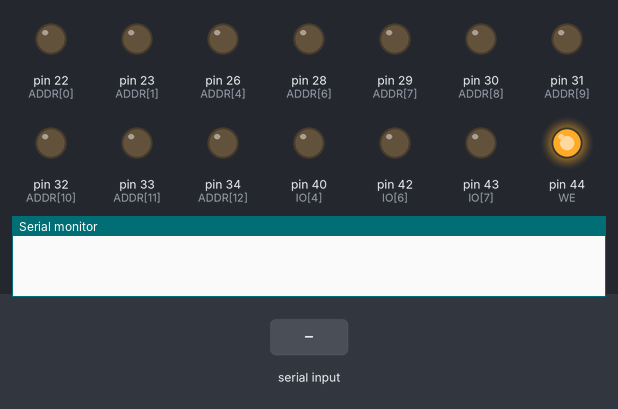
Simulated run of this sketch. Board: Arduino Mega 2560, built with avr-gcc and run on an emulated ATmega2560. Parts: output pins drawn as LEDs (lit = HIGH), the last lines printed to the serial monitor. The test bench sets the inputs (shaded band). Pins used as bus, display or sensor lines are not drawn.

Above: at 1.2 s.
1.3 s: "r90\n" received over Serial
At 2.1 s:
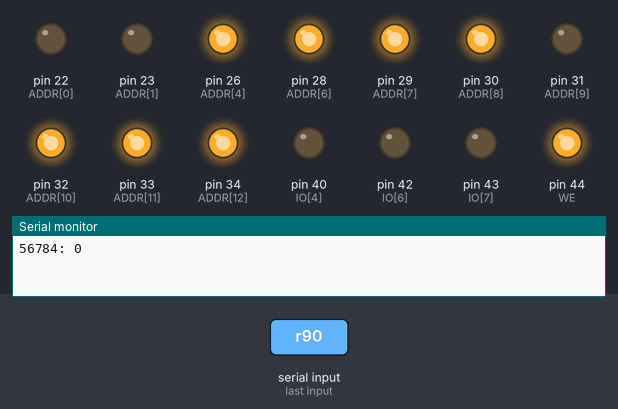
2.8 s: "r,45\n" received over Serial
At 3.3 s:
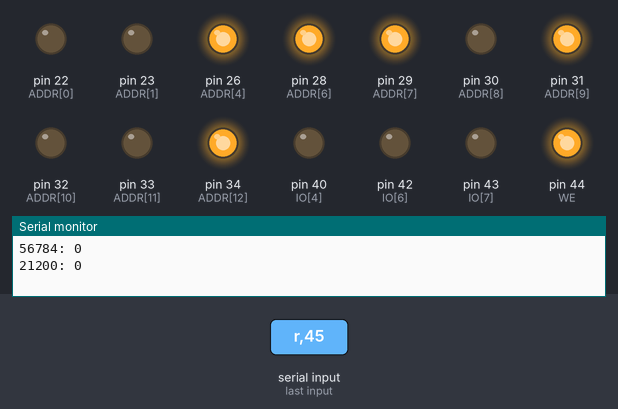
4.3 s: "w90\n" received over Serial
At 5.5 s:
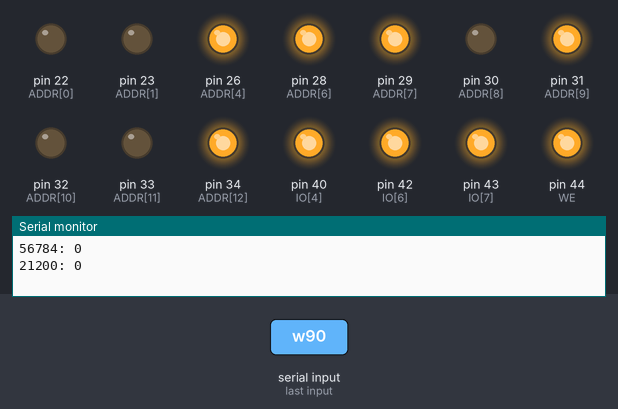
5.8 s: "w,45\n" received over Serial
At 6.3 s:
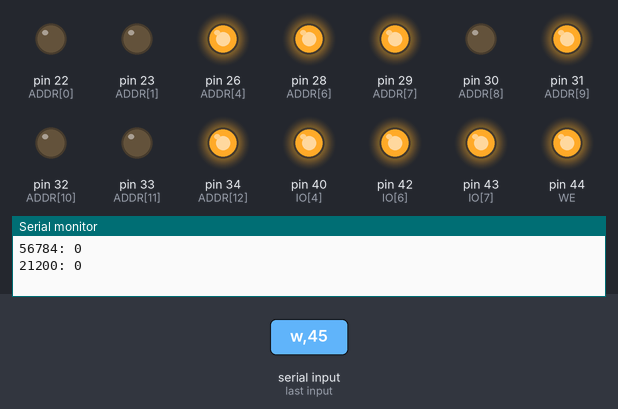
Timing chart, 0 to 8.3 s (numbered marks = the images above; inputs shaded):
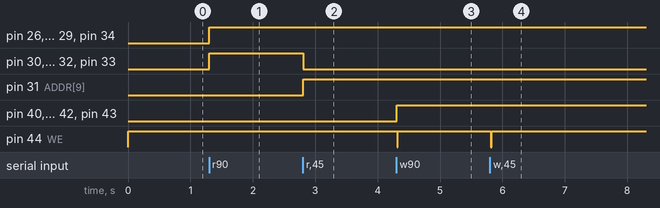

Measured:
- after the input at 1.3 s, pin 26 (ADDR[4]), pin 28 (ADDR[6]), pin 29 (ADDR[7]), pin 30 (ADDR[8]), pin 32 (ADDR[10]), pin 33 (ADDR[11]), pin 34 (ADDR[12]): LOW → HIGH at once
- after the input at 2.8 s, pin 30 (ADDR[8]), pin 32 (ADDR[10]), pin 33 (ADDR[11]): HIGH → LOW at once; pin 31 (ADDR[9]): LOW → HIGH at once
- after the input at 4.3 s, pin 40 (IO[4]), pin 42 (IO[6]), pin 43 (IO[7]): LOW → HIGH at once; pin 44 (WE): HIGH → LOW at once, → HIGH 0.01 s later
- after the input at 5.8 s, pin 44 (WE): HIGH → LOW at once, → HIGH 0.01 s later

The sketch:

EEPROM_Control.ino
```cpp
#define ADDR_BUS_WIDTH  13
#define DATA_BUS_WIDTH  8

// Control lines
#define CE  46
#define OE  45
#define WE  44

const uint8_t IO[8] = { 36, 37, 38, 39, 40, 41, 42, 43 }; // Data bus pins
const uint8_t ADDR[ADDR_BUS_WIDTH] = { 22, 23, 24, 25, 26, 27, 28, 29, 30, 31, 32, 33, 34 }; // Address bus pins
char cmd[32]; // Buffer for storing the data
boolean cmdExecuted = false; // Tracker for tracking when the command is ready to execute
uint16_t userAddr = 0; // Variable for the user entered address
uint8_t userData = 0; // Variable for the user entered data

void setup() {
  /* Set pinmodes */

  // Control lines
  pinMode(CE, OUTPUT);
  pinMode(OE, OUTPUT);
  pinMode(WE, OUTPUT);

  // Address lines
  for (uint8_t i = 0; i < ADDR_BUS_WIDTH; i++) {
    pinMode(ADDR[i], OUTPUT);
  }

  // Initialize control lines to high
  digitalWrite(CE, HIGH);
  digitalWrite(OE, HIGH);
  digitalWrite(WE, HIGH);

  Serial.begin(9600);
}

void loop() {
  // Variables for the address
  uint16_t addr_high = 0;
  uint16_t addr_low = 0;

  // Only execute the command after the full command has been received
  if (Serial.available() > 0) {
    // Read in the command
    Serial.readBytesUntil('\n', cmd, 32);
    cmdExecuted = true;
  }
  Serial.flush();

  // Execute the proper command
  if (cmdExecuted == true) {
    // Write command
    if (cmd[0] == 'w') {
      //Serial.println("Writing to memory");
      // Calculate out the address byte
      addr_high = ((0x1000*toHex(cmd[2]))+(0x0100*toHex(cmd[3])));
      addr_low = ((0x0010*toHex(cmd[4]))+(toHex(cmd[5])));
      userAddr = addr_high + addr_low;
      // Calculate out the data value
      userData = (0x10*toHex(cmd[7]))+toHex(cmd[8]);
      // Write the value to memory
      writePROMByte(userAddr, userData);
    }
    else if (cmd[0] == 'r') {
      //Serial.println("Reading from memory");
      // Calculate out the address byte
      addr_high = ((0x1000*toHex(cmd[2]))+(0x0100*toHex(cmd[3])));
      addr_low = ((0x0010*toHex(cmd[4]))+(toHex(cmd[5])));
      userAddr = addr_high + addr_low;
      // Return the data to the serial port
      Serial.print(userAddr);
      Serial.print(": ");
      Serial.println(readPROMByte(userAddr));
    }
    else {
      Serial.println("Invalid command");
    }
    // Reset the command executed variable
    cmdExecuted = false;
  }
}

// Function to set the IO lines to either an input or an output
void setDataIO(uint8_t setVal) {
  if (setVal == INPUT || setVal == OUTPUT)
    for (uint8_t i = 0; i < DATA_BUS_WIDTH; i++)
      pinMode(IO[i], setVal);
}

// Function to set the value of the address
void setAddr(uint16_t addr) {
  for (uint8_t i = 0; i < ADDR_BUS_WIDTH; i++) {
    int addrBitVal = (addr & (1 << i)) > 0;
    digitalWrite(ADDR[i], addrBitVal);
  }
}

// Function to write a byte to the EEPROM
void writePROMByte(uint16_t addr, uint8_t val) {
  digitalWrite(OE, HIGH);
  setDataIO(OUTPUT);
  setAddr(addr);

  // Send the byte to the data bus
  for (uint8_t i = 0; i < DATA_BUS_WIDTH; i++) {
    int bitVal = (val & (1 << i)) > 0;
    digitalWrite(IO[i], bitVal);
  }

  // Commit the data to memory
  digitalWrite(CE, LOW);
  delay(10);
  digitalWrite(WE, LOW);
  delay(10);
  digitalWrite(WE, HIGH);
  delay(10);
  digitalWrite(CE, HIGH);
  delay(10);
}

// Function to read a byte from the EEPROM
byte readPROMByte(uint16_t addr) {
  byte val = 0;

  setDataIO(INPUT);
  setAddr(addr);

  digitalWrite(CE, LOW);
  digitalWrite(OE, LOW);
  delay(10);

  // Read data from the data bus
  for (uint8_t i = 0; i < DATA_BUS_WIDTH; i++) {
    int dataBit = digitalRead(IO[i]);
    val += (dataBit << i);
  }

  digitalWrite(OE, HIGH);
  digitalWrite(CE, HIGH);
  delay(10);

  return val;
}

// Function to convert an ASCII character to a hexadecimal number (Ex: A0 becomes 0xA0)
uint8_t toHex(char val) {
  return ((val <= '9') ? val - '0' : val - '7');
}
```
